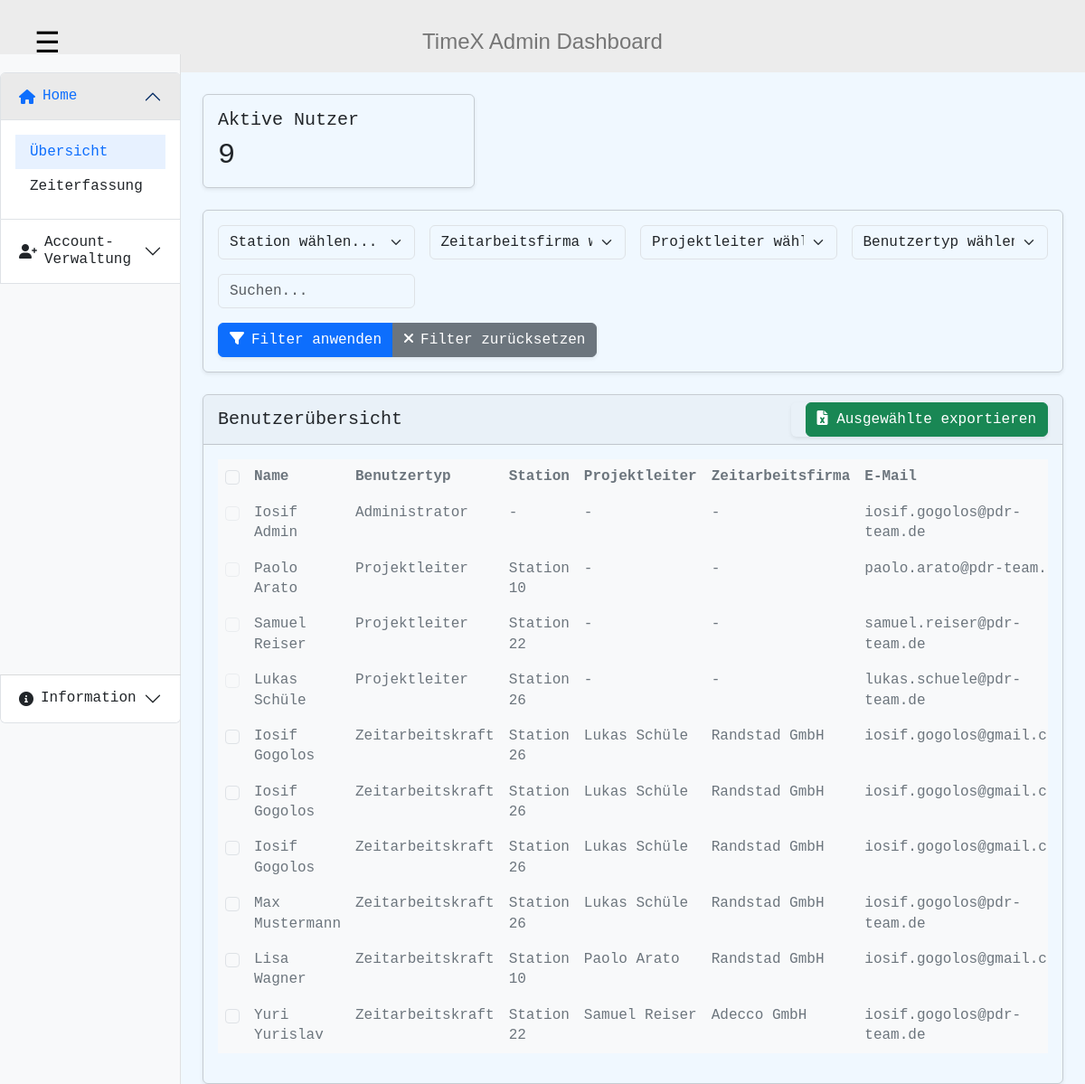
Before: /dashboard/admin/ (signed in) with the older database file.
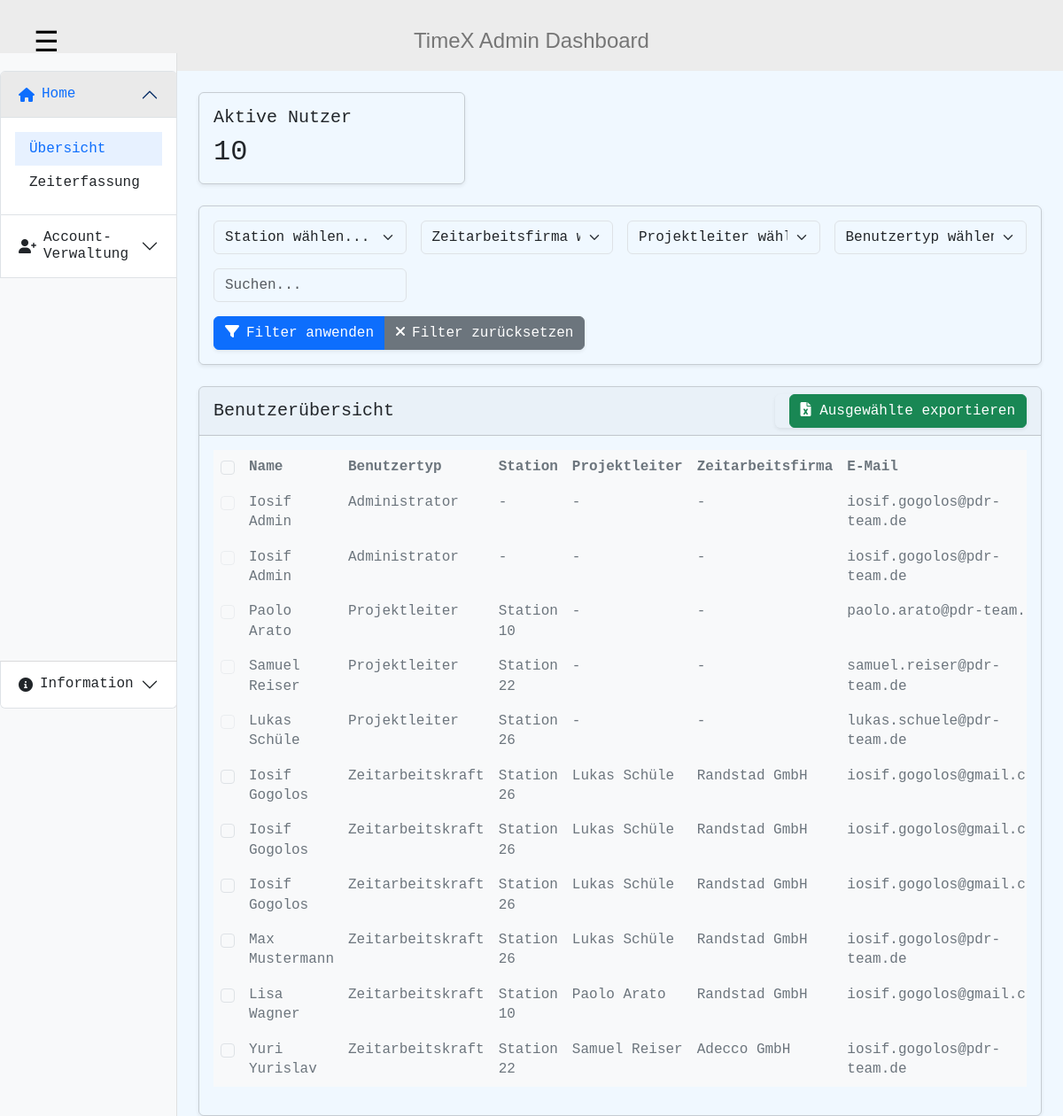
After: the same page with the newer database file.
### time_tracking/models.py (models this page shows, shortened)
class CustomUser(AbstractUser):
    USER_TYPES = (
        ('ADMIN', 'Administrator'),
        ('PROJECT_MANAGER', 'Projektleiter'),
        ('TEMP_WORKER', 'Zeitarbeitskraft'),
    )
    user_type = models.CharField(max_length=20, choices=USER_TYPES)
    station = models.ForeignKey(Station, on_delete=models.SET_NULL, null=True, blank=True)
    zeitarbeitsfirma = models.ForeignKey(Zeitarbeitsfirma, on_delete=models.SET_NULL, null=True, blank=True)
    project_manager = models.ForeignKey('self', on_delete=models.SET_NULL, null=True, blank=True,
                                        limit_choices_to={'user_type': 'PROJECT_MANAGER'})

class Station(models.Model):
    name = models.CharField(max_length=255)
    location = models.CharField(max_length=255)

class Zeitarbeitsfirma(models.Model):
    name = models.CharField(max_length=255)
    address = models.CharField(max_length=255)
    contact_person = models.CharField(max_length=255)

### time_tracking/views.py (the view, shortened to what this page needs)
# urls.py: path('dashboard/admin/', views.AdminDashboard.as_view(), name='admin-dashboard'),  # Changed
class AdminDashboard(LoginRequiredMixin, UserPassesTestMixin, ListView):
    model = TimeEntry
    template_name = 'time_tracking/admin/admin_dashboard.html'
    context_object_name = 'time_entries'
    login_url = 'login'
    def test_func(self):
        return self.request.user.user_type == 'ADMIN'
    def get_queryset(self):
        return TimeEntry.objects.select_related(
            'user',
            'user__station',
            'user__project_manager',
            'user__zeitarbeitsfirma'
        ).order_by('user', '-timestamp')
    def get_context_data(self, **kwargs):
        context = super().get_context_data(**kwargs)
        context['active_users_count'] = CustomUser.objects.filter(is_active=True).count()
        context['stations'] = Station.objects.all()
        context['companies'] = Zeitarbeitsfirma.objects.all()
        context['project_managers'] = CustomUser.objects.filter(user_type='PROJECT_MANAGER')
        context['user_types'] = [
            ('ALL', 'Alle Benutzer'),
            ('TEMP_WORKER', 'Zeitarbeitskräfte'),
            ('PROJECT_MANAGER', 'Projektleiter')
        ]
        context['users'] = CustomUser.objects.select_related(
            'station',
            'project_manager',
            'zeitarbeitsfirma'
        ).filter(
            is_superuser=False
        ).order_by('user_type', 'last_name', 'first_name')
        workers_data = {}
        context['workers_data'] = workers_data
        return context

### time_tracking/templates/time_tracking/admin/admin_dashboard.html (shortened to what this page needs)
{% extends "time_tracking/base/admin_base.html" %}
{% load static %}
{% block content %}
<div class="container-fluid" style="background-color: aliceblue;">
    <div class="row">
        <div class="col-md-3 col-lg-2 d-md-block bg-light sidebar" style="color: black;">
            <div class="accordion sidebar-content" id="adminAccordion">
                <div class="accordion-item">
                    <h2 class="accordion-header">
                        <button class="accordion-button" type="button" data-bs-toggle="collapse" data-bs-target="#homeCollapse" aria-expanded="true">
                            <i class="fas fa-home me-2"></i> Home
                        </button>
                    </h2>
                    <div id="homeCollapse" class="accordion-collapse collapse show" data-bs-parent="#adminAccordion">
                        <div class="accordion-body" style="color: black;">
                            <ul class="nav flex-column">
                                <li class="nav-item">
                                    <a class="nav-link active" href="#overview">Übersicht</a>
                                </li>
                                <li class="nav-item">
                                    <a class="nav-link" href="#timeTracking">Zeiterfassung</a>
                                </li>
                            </ul>
                        </div>
                    </div>
                </div>
                <div class="accordion-item">
                    <h2 class="accordion-header">
                        <button class="accordion-button collapsed" type="button" data-bs-toggle="collapse" data-bs-target="#accountCollapse">
                            <i class="fas fa-user-plus me-2"></i> Account-Verwaltung
                        </button>
                    </h2>
                </div>
                <div class="accordion-item mt-auto">
                    <h2 class="accordion-header">
                        <button class="accordion-button collapsed" type="button" data-bs-toggle="collapse" data-bs-target="#infoCollapse">
                            <i class="fas fa-info-circle me-2"></i> Information
                        </button>
                    </h2>
                </div>
            </div>
        </div>
        <div class="col-md-9 col-lg-10 ms-sm-auto px-md-4" style="background-color: aliceblue;">
            <div class="row mt-4">
                <div class="col-md-4">
                    <div class="card">
                        <div class="card-body">
                            <h5 class="card-title">Aktive Nutzer</h5>
                            <p class="card-text h2">{{ active_users_count }}</p>
                        </div>
                    </div>
                </div>
            </div>
            <div class="row mt-4" style="background-color: aliceblue;">
                <div class="col-12">
                    <div class="card">
                        <div class="card-body">
                            <form id="filterForm" class="row g-3">
                                <div class="col-md-3">
                                    <select class="form-select" id="stationFilter" name="station">
                                        <option value="">Station wählen...</option>
                                    </select>
                                </div>
                                <div class="col-md-3">
                                    <select class="form-select" id="companyFilter" name="zeitarbeitsfirma">
                                        <option value="">Zeitarbeitsfirma wählen...</option>
                                    </select>
                                </div>
                                <div class="col-md-3">
                                    <select class="form-select" id="managerFilter" name="project_manager">
                                        <option value="">Projektleiter wählen...</option>
                                    </select>
                                </div>
                                <div class="col-md-3">
                                    <select class="form-select" id="userTypeFilter" name="user_type">
                                        <option value="">Benutzertyp wählen...</option>
                                    </select>
                                </div>
                                <div class="col-md-3">
                                    <input type="text" class="form-control" id="searchInput" placeholder="Suchen...">
                                </div>
                                <div class="col-12">
                                    <div class="btn-group">
                                        <button type="button" class="btn btn-primary" id="applyFilters">
                                            <i class="fas fa-filter me-2"></i>Filter anwenden
                                        </button>
                                        <button type="button" class="btn btn-secondary" id="clearFilters">
                                            <i class="fas fa-times me-2"></i>Filter zurücksetzen
                                        </button>
                                    </div>
                                </div>
                            </form>
                        </div>
                    </div>
                </div>
            </div>
<div class="row mt-4">
    <div class="col-12">
        <div class="card">
            <div class="card-header d-flex justify-content-between align-items-center">
                <h5 class="card-title mb-0">Benutzerübersicht</h5>
                <div class="btn-group">
                    <button class="btn btn-success" id="exportExcel">
                        <i class="fas fa-file-excel"></i> Ausgewählte exportieren
                    </button>
                </div>
            </div>
            <div class="card-body">
                <div class="table-responsive">
                    <table class="table table-hover">
                        <thead>
                            <tr>
                                <th>
                                    <input type="checkbox" id="selectAll" class="form-check-input">
                                </th>
                                <th>Name</th>
                                <th>Benutzertyp</th>
                                <th>Station</th>
                                <th>Projektleiter</th>
                                <th>Zeitarbeitsfirma</th>
                                <th>E-Mail</th>
                            </tr>
                        </thead>
                        <tbody>
                            {% for user in users %}
                            <tr class="user-row"
                                data-user-type="{{ user.user_type }}"
                                data-station="{{ user.station.id|default:'' }}"
                                data-company="{{ user.zeitarbeitsfirma.id|default:'' }}"
                                data-manager="{{ user.project_manager.id|default:'' }}"
                                data-user-id="{{ user.id }}">
                                <td>
                                    <input type="checkbox"
                                        class="form-check-input user-select"
                                        name="userSelect"
                                        value="{{ user.id }}"
                                        {% if user.user_type != 'TEMP_WORKER' %}disabled{% endif %}>
                                </td>
                                <td class="view-details" style="cursor: pointer;">{{ user.get_full_name }}</td>
                                <td>
                                    {{ user.get_user_type_display }}
                                </td>
                                <td>{{ user.station.name|default:'-' }}</td>
                                <td>{{ user.project_manager.get_full_name|default:'-' }}</td>
                                <td>{{ user.zeitarbeitsfirma.name|default:'-' }}</td>
                                <td>{{ user.email }}</td>
                            </tr>
                            {% endfor %}
                        </tbody>
                    </table>
                </div>
            </div>
        </div>
    </div>
</div>
        </div>
    </div>
</div>
{% endblock %}
{% block extra_css %}
<link href="https://cdnjs.cloudflare.com/ajax/libs/font-awesome/6.0.0/css/all.min.css" rel="stylesheet">
{% endblock %}

### time_tracking/templates/time_tracking/base/admin_base.html (shortened to what this page needs)
{% load static %}
<!DOCTYPE html>
<html lang="de">
<head>
    <link href="https://cdn.jsdelivr.net/npm/bootstrap@5.3.0/dist/css/bootstrap.min.css" rel="stylesheet">
    <link href="https://cdnjs.cloudflare.com/ajax/libs/font-awesome/6.0.0/css/all.min.css" rel="stylesheet">
    <link href="{% static 'time_tracking/css/styles.css' %}" rel="stylesheet">
    {% block extra_css %}{% endblock %}
</head>
<body class="admin-body">
        <header style="background-color: rgb(236, 236, 236); height: 5em; text-align: center; padding-top: 2em; position: relative;">
            <h1 style="font-family: Verdana, Geneva, Tahoma, sans-serif ; color:rgb(118, 118, 118); font-weight: 100 ; font-size: x-large; ">TimeX Admin Dashboard</h1>
            <button id="hamburger-menu" style="position: absolute; top: 0.75em; left: 1em; background: none; border: none; font-size: 2em; cursor: pointer;">☰</button>
        </header>
    <main>
        {% block content %}{% endblock %}
    </main>
</body>
</html>

### time_tracking/static/time_tracking/css/styles.css (style rules this page uses)
body { --bs-body-font-family: var(--bs-font-monospace); --bs-body-line-height: 1.4; --bs-body-bg: var(--bs-white-100); background-color: #ECECEC; color: #fff; }
.table { --bs-table-color: var(--bs-gray-600); --bs-table-bg: var(--bs-gray-100); --bs-table-border-color: transparent; }
.admin-body { background-color: aliceblue; margin: 0; padding: 0; min-height: 100vh; }
@media (min-width: 768px) { header { font-family: Arial, Helvetica, sans-serif; padding-top: 1.5rem; padding-bottom: 1.5rem;; unicode-bidi: isolate; --bs-navbar-bg: var(--bs-gray-100); --bs-navbar-link-hover-color: var(--bs-gray-900); --bs-navbar-link-hover-bg: var(--bs-gray-200); background-color: black; color:aliceblue; } }

### time_tracking/templates/time_tracking/admin/admin_dashboard.html (style rules this page uses)
body { padding-top: 60px; background-color: aliceblue; }
.sidebar { position: fixed; top: 60px; bottom: 0; left: 0; z-index: 100; padding: 20px 0; box-shadow: inset -1px 0 0 rgba(0, 0, 0, .1); overflow-y: auto; background-color: #f8f9fa; }
.sidebar-content { display: flex; flex-direction: column; min-height: calc(100vh - 80px); }
.accordion-button { background-color: #ffffff; color: #212529; font-weight: 500; }
.accordion-button:not(.collapsed) { background-color: #eaeaea; color: #0d6efd; }
.accordion-body { background-color: #ffffff; padding: 1rem; }
.nav-link { color: #212529 !important; padding: 0.5rem 1rem; transition: all 0.2s ease; }
.nav-link.active { color: #0d6efd !important; background-color: #e7f1ff; font-weight: 500; }
.card { box-shadow: 0 0.125rem 0.25rem rgba(0, 0, 0, 0.075); }
.btn-group { box-shadow: 0 0.125rem 0.25rem rgba(0, 0, 0, 0.075); }
.accordion-item.mt-auto { border-top: 1px solid rgba(0,0,0,.125); }
.btn-success { background-color: #198754; border-color: #198754; color: white; }
.card-header .btn { margin-left: 1rem; }

Changed rows visible on the page:
added CustomUser: get_full_name "Iosif Admin", user_type "Administrator", station.name "-", project_manager.get_full_name "-", zeitarbeitsfirma.name "-", email "iosif.gogolos@pdr-team.de"
Other visible differences:
{{ active_users_count }}: "9" → "10"
